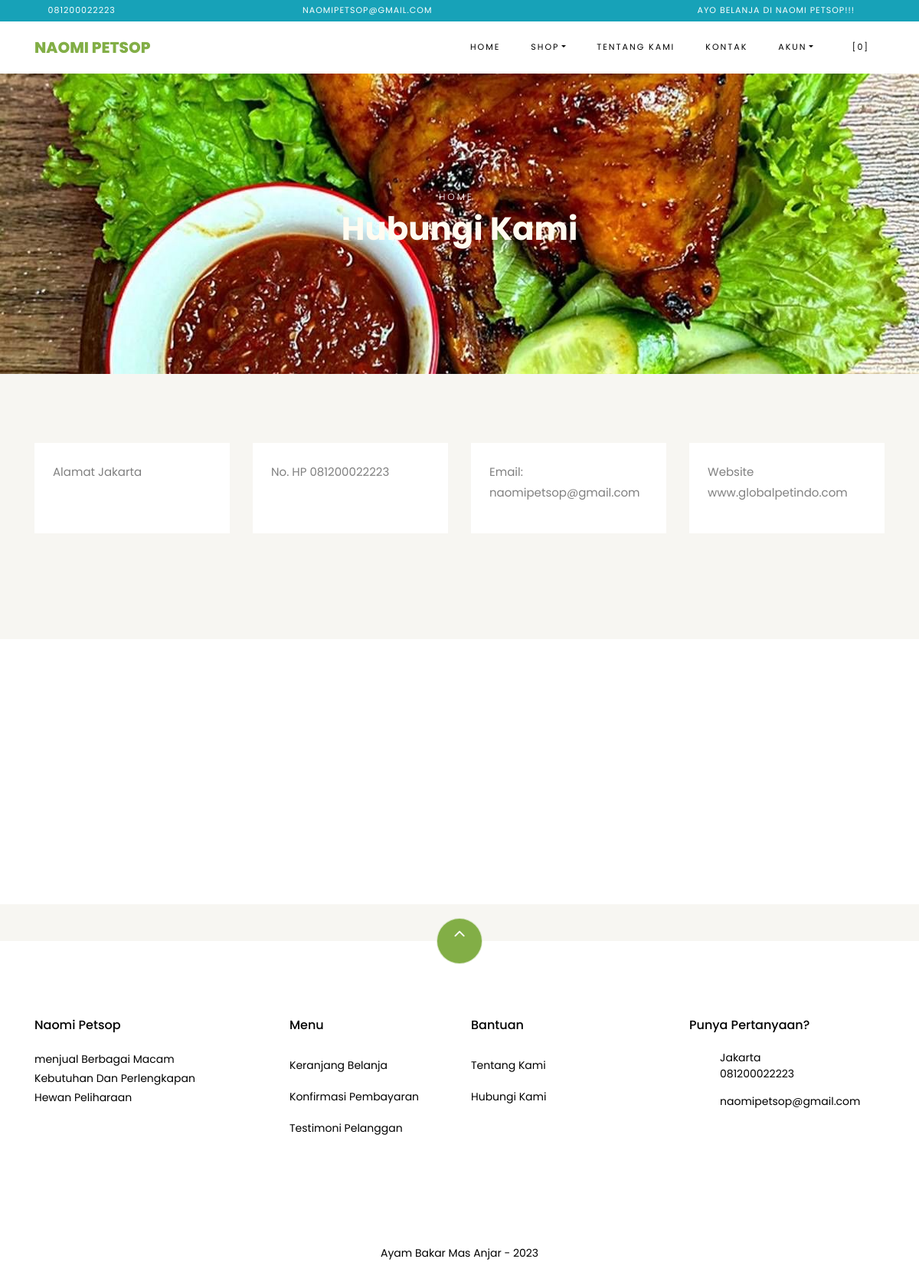
The app's page /index.php/pages/contact with its own data.
### tables this page shows
CREATE TABLE `settings` (
  `id` int(10) NOT NULL,
  `key` varchar(32) NOT NULL,
  `content` varchar(191) NOT NULL
);

### application/helpers/themes_helper.php (called while the page is built, shortened)
<?php
if ( ! function_exists('get_theme_name'))
{
    function get_theme_name() {
        $current_theme = get_settings('current_theme_name');
        return ($current_theme) ? $current_theme : false;
    }
}
if ( ! function_exists('get_template_part'))
{
    function get_template_part($file_name = null, $params = array()) {
        if ($file_name !== '') {
            $current_theme = get_theme_name();
            if ( file_exists($file_location = VIEWPATH .'themes/'. $current_theme .'/'. $file_name .'.php')) {
                $CI =& get_instance();
                $CI->load->view('themes/'. $current_theme .'/'. $file_name, $params);
            }
            else {
                echo '<div>Kesalahan: berkas tema <b>'. $file_name .'.php</b> tidak ditemukan.<br>Lokasi berkas: <b>'. $file_location .'</b></div>';
            }
        }
    }
}
if ( ! function_exists('get_header'))
{
    function get_header($params = null, $section = '', $current_section = '') {
        $load_params = array();
        if ( is_null($params)) {
            $load_params['title'] = get_settings('site_name');
        }
        else if ( is_string($params)) {
            $load_params['title'] = $params;
        }
        $load_params['sidebar_section'] = $section;
        $load_params['current_section'] = $current_section;
        get_template_part('header', $load_params);
    }
}
if ( ! function_exists('get_footer'))
{
    function get_footer($params = array()) {
        get_template_part('footer', $params);
    }
}
if ( ! function_exists('get_theme_uri'))
{
    function get_theme_uri($file_name = null, $theme_name = NULL)
    {
        $theme_name = ($theme_name == NULL) ? get_theme_name() : $theme_name;
        return is_null($file_name) ? base_url('assets/themes/'. $theme_name .'/') : base_url('assets/themes/'. $theme_name .'/'. $file_name) ;
    }
}

### application/controllers/Pages.php (called while the page is built, shortened)
<?php
class Pages extends CI_Controller {
    public function contact()
    {
        $profile = user_data();
        $data['user'] = $profile;
        $data['flash'] = $this->session->flashdata('contact_flash');
        get_header(get_store_name());
        get_template_part('pages/contact', $data);
        get_footer();
    }
}

### index.php (called while the page is built, shortened)
<?php
require_once BASEPATH.'core/CodeIgniter.php';

### application/helpers/session_helper.php (called while the page is built, shortened)
<?php
if ( ! function_exists('init'))
{
    function init()
    {
        $CI =& get_instance();
        return $CI;
    }
}
if ( ! function_exists('user_data')) {
    function user_data() {
        $CI = init();
        $user_id = get_current_user_id();
        $user_data = $CI->db->where('id', $user_id)->get('users')->row();
        return $user_data;
    }
}
if( ! function_exists('session_data'))
{
    function session_data()
    {
        $CI = init();
        $read_session_in_cookie = get_cookie('__ACTIVE_SESSION_DATA');
        $read_session_in_session = $CI->session->userdata('__ACTIVE_SESSION_DATA');
        if ($read_session_in_cookie)
        {
            $read_data = $CI->encryption->decrypt($read_session_in_cookie);
            $read_data = json_decode($read_data);
            return $read_data;
        }
        else if ($read_session_in_session)
        {
            $read_data = $CI->encryption->decrypt($read_session_in_session);
            $read_data = json_decode($read_data);
            return $read_data;
        }
        else {
            $default_session = new stdClass();
            $default_session->is_login = FALSE;
            $default_session->user_id = 0;
            $default_session->login_at = 0;
            $default_session->remember_me = FALSE;
            return $default_session;
        }
    }
}
if ( ! function_exists('get_current_user_id'))
{
    function get_current_user_id()
    {
        $login_data = session_data();
        return $login_data->user_id;
    }
}

### application/helpers/global_helper.php (called while the page is built, shortened)
<?php
if ( ! function_exists('get_settings'))
{
    function get_settings($key = '')
    {
        $CI =& get_instance();
        $row = $CI->db
            ->select('content')
            ->where('key', $key)
            ->get('settings')
            ->row();
        return $row->content;
    }
}
if ( ! function_exists('get_store_name'))
{
    function get_store_name()
    {
        return get_settings('store_name');
    }
}

### application/views/themes/vegefoods/pages/contact.php (the view, shortened to what this page needs)
<div class="hero-wrap hero-bread" style="background-image: url('<?php echo get_theme_uri('images/ayambakarbg.jpg'); ?>');">
    <div class="container">
      <div class="row no-gutters slider-text align-items-center justify-content-center">
        <div class="col-md-9 ftco-animate text-center">
            <p class="breadcrumbs"><span class="mr-2"><?php echo anchor(base_url(), 'Home'); ?></span></p>
            <h1 class="style1">Hubungi Kami</h1>
        </div>
      </div>
    </div>
  </div>
  <section class="ftco-section contact-section bg-light">
    <div class="container">
        <div class="row d-flex mb-5 contact-info">
        <div class="col-md-3 d-flex">
            <div class="info bg-white p-4">
              <p><span>Alamat</span> <?php echo get_settings('store_address'); ?></p>
            </div>
        </div>
        <div class="col-md-3 d-flex">
            <div class="info bg-white p-4">
              <p><span>No. HP</span> <?php echo get_settings('store_phone_number'); ?></p>
            </div>
        </div>
        <div class="col-md-3 d-flex">
            <div class="info bg-white p-4">
              <p><span>Email:</span> <?php echo get_settings('store_email'); ?></p>
            </div>
        </div>
        <div class="col-md-3 d-flex">
            <div class="info bg-white p-4">
              <p><span>Website</span> www.globalpetindo.com</p>
            </div>
        </div>
      </div>
      </div>
  </section>
  <section class="ftco-section" id="products">
      <div class="container">
          <div class="row no-gutters ftco-services">
  </div>
      </div>
  </section>

### application/views/themes/vegefoods/header.php (shortened to what this page needs)
?><!DOCTYPE html>
<html lang="en">
  <head>
    <link rel="stylesheet" href="<?php echo get_theme_uri('css/open-iconic-bootstrap.min.css'); ?>">
    <link rel="stylesheet" href="<?php echo get_theme_uri('css/animate.css'); ?>">
    <link rel="stylesheet" href="<?php echo get_theme_uri('css/owl.carousel.min.css'); ?>">
    <link rel="stylesheet" href="<?php echo get_theme_uri('css/owl.theme.default.min.css'); ?>">
    <link rel="stylesheet" href="<?php echo get_theme_uri('css/magnific-popup.css'); ?>">
    <link rel="stylesheet" href="<?php echo get_theme_uri('css/aos.css'); ?>">
	<link rel="stylesheet" href="<?php echo get_theme_uri('css/ionicons.min.css'); ?>">
	<link rel="stylesheet" href="<?php echo get_theme_uri('js/plugins/@fortawesome/fontawesome-free/css/all.min.css', 'argon'); ?>">
    <link rel="stylesheet" href="<?php echo get_theme_uri('css/bootstrap-datepicker.css'); ?>">
    <link rel="stylesheet" href="<?php echo get_theme_uri('css/jquery.timepicker.css'); ?>">
    <link rel="stylesheet" href="<?php echo get_theme_uri('css/flaticon.css'); ?>">
    <link rel="stylesheet" href="<?php echo get_theme_uri('css/icomoon.css'); ?>">
	<link rel="stylesheet" href="<?php echo get_theme_uri('css/style.css'); ?>">
	<link rel="stylesheet" href="<?php echo base_url('assets/plugins/toastr/toastr.min.css'); ?>">
  </head>
  <body class="goto-here">
		<div class="py-1 bg-info">
    	<div class="container">
    		<div class="row no-gutters d-flex align-items-start align-items-center px-md-0">
	    		<div class="col-lg-12 d-block">
		    		<div class="row d-flex">
		    			<div class="col-md pr-4 d-flex topper align-items-center">
					    	<div class="icon mr-2 d-flex justify-content-center align-items-center"><span class="icon-phone2"></span></div>
						    <span class="text"><?php echo get_settings('store_phone_number'); ?></span>
					    </div>
					    <div class="col-md pr-4 d-flex topper align-items-center">
					    	<div class="icon mr-2 d-flex justify-content-center align-items-center"><span class="icon-paper-plane"></span></div>
						    <span class="text"><?php echo get_settings('store_email'); ?></span>
					    </div>
					    <div class="col-md-5 pr-4 d-flex topper align-items-center text-lg-right">
						    <span class="text"><?php echo get_settings('store_tagline'); ?></span>
					    </div>
				    </div>
			    </div>
		    </div>
		  </div>
    </div>
    <nav class="navbar navbar-expand-lg navbar-dark ftco_navbar bg-dark ftco-navbar-light" id="ftco-navbar">
	    <div class="container">
	      <a class="navbar-brand" href="<?php echo base_url(); ?>"><?php echo get_store_name(); ?></a>
	      <div class="collapse navbar-collapse" id="ftco-nav">
	        <ul class="navbar-nav ml-auto">
	          <li class="nav-item active"><a href="<?php echo base_url(); ?>" class="nav-link">Home</a></li>
	          <li class="nav-item dropdown">
              <a class="nav-link dropdown-toggle" href="#" id="dropdown04" data-toggle="dropdown" aria-haspopup="true" aria-expanded="false">Shop</a>
            </li>
	          <li class="nav-item"><a href="<?php echo site_url('pages/about'); ?>" class="nav-link">Tentang Kami</a></li>
          <li class="nav-item"><a href="<?php echo site_url('pages/contact'); ?>" class="nav-link">Kontak</a></li>
              <li class="nav-item dropdown">
              <a class="nav-link dropdown-toggle" href="#" id="dropdown05" data-toggle="dropdown" aria-haspopup="true" aria-expanded="false">Akun</a>
            </li>
	          <li class="nav-item cta cta-colored"><a href="<?php echo site_url('shop/cart'); ?>" class="nav-link"><span class="icon-shopping_cart"></span>[<span class="cart-item-total">0</span>]</a></li>
	        </ul>
	      </div>
	    </div>
	  </nav>

### application/views/themes/vegefoods/footer.php (shortened to what this page needs)
<section class="ftco-section ftco-no-pt ftco-no-pb py-5 bg-light">
    <div class="container py-4">
    </div>
  </section>
  <footer class="ftco-footer ftco-section">
    <div class="container">
        <div class="row">
            <div class="mouse">
                      <a href="#" class="mouse-icon">
                          <div class="mouse-wheel"><span class="ion-ios-arrow-up"></span></div>
                      </a>
                  </div>
        </div>
      <div class="row mb-5">
        <div class="col-md">
          <div class="ftco-footer-widget mb-4">
            <h2 class="ftco-heading-2"><?php echo get_store_name(); ?></h2>
            <p><?php echo get_settings('store_description'); ?></p>
            <ul class="ftco-footer-social list-unstyled float-md-center float-lft mt-5" >
              <center>
			  </center>
            </ul>
          </div>
        </div>
        <div class="col-md">
          <div class="ftco-footer-widget mb-4 ml-md-5">
            <h2 class="ftco-heading-2">Menu</h2>
            <ul class="list-unstyled">
            <li><a href="<?php echo site_url('shop/cart'); ?>" class="py-2 d-block">Keranjang Belanja</a></li>
            <li><a href="<?php echo site_url('customer/payments/confirm'); ?>" class="py-2 d-block">Konfirmasi Pembayaran</a></li>
            <li><a href="<?php echo site_url('shop/testimonial'); ?>" class="py-2 d-block">Testimoni Pelanggan</a></li>
            </ul>
          </div>
        </div>
        <div class="col-md-3">
           <div class="ftco-footer-widget mb-8">
            <h2 class="ftco-heading-2">Bantuan</h2>
            <div class="d-flex">
                <ul class="list-unstyled mr-l-5 pr-l-3 mr-4">
                  <li><a href="<?php echo site_url('pages/about'); ?>" class="py-2 d-block">Tentang Kami</a></li>
                  <li><a href="<?php echo site_url('pages/contact'); ?>" class="py-2 d-block">Hubungi Kami</a></li>
                </ul>
              </div>
          </div>
        </div>
        <div class="col-md">
          <div class="ftco-footer-widget mb-4">
              <h2 class="ftco-heading-2">Punya Pertanyaan?</h2>
              <div class="block-23 mb-3">
                <ul>
                  <li><span class="icon icon-map-marker"></span><span class="text"><?php echo get_settings('store_address'); ?></span></li>
                  <li><a href="#"><span class="icon icon-phone"></span><span class="text"><?php echo get_settings('store_phone_number'); ?></span></a></li>
                  <li><a href="#"><span class="icon icon-envelope"></span><span class="text"><?php echo get_settings('store_email'); ?></span></a></li>
                </ul>
              </div>
          </div>
        </div>
      </div>
      <div class="row">
        <div class="col-md-12 text-center">
          <p>
                   Ayam Bakar Mas Anjar - 2023
                      </p>
        </div>
      </div>
    </div>
  </footer>
</body>
</html>

### assets/themes/vegefoods/css/icomoon.css (style rules this page uses)
[class^="icon-"], [class*=" icon-"] { font-family: 'icomoon' !important; speak: none; font-style: normal; font-weight: normal; font-variant: normal; text-transform: none; line-height: 1; -webkit-font-smoothing: antialiased; -moz-osx-font-smoothing: grayscale; }
.icon-map-marker:before { content: "\f041"; }
.icon-phone:before { content: "\f095"; }
.icon-envelope:before { content: "\f0e0"; }
.icon-paper-plane:before { content: "\f1d8"; }
.icon-phone2:before { content: "\e0cd"; }
.icon-shopping_cart:before { content: "\e8cc"; }

### records on screen
settings: content "081200022223"
settings: content "NAOMIPETSOP@GMAIL.COM", content "naomipetsop@gmail.com"
settings: content "AYO BELANJA DI NAOMI PETSOP!!!"
settings: content "NAOMI PETSOP", content "Naomi Petsop"
settings: content (picture)
settings: content "Jakarta"
settings: content "menjual Berbagai Macam Kebutuhan Dan Perlengkapan Hewan Peliharaan"

### other values on screen
anchor(base_url(), 'Home') "HOME"
